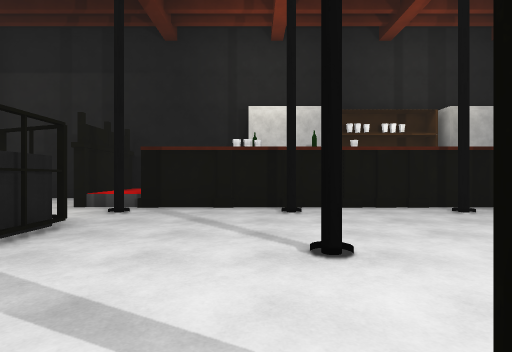
View 1 (above)

17 first-person views from a walk through a 3-D level made in the Unity game engine. The camera is 1.3 m above the floor, looks level and sees 80° across. The floor is counted in squares, 2 m on a side. Each view is taken from the middle of a square. On the plan, view 1 faces up. The plan holds only what a view shows up to about 10 squares ahead; the rest is blank. The place goes on beyond the plan. Some animated figures are left out. Surface patterns are stand-ins for the level's own textures.

View 2
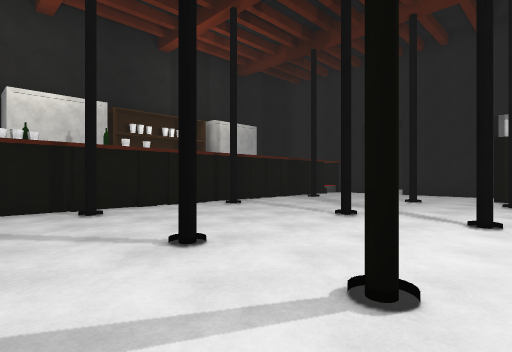

View 3
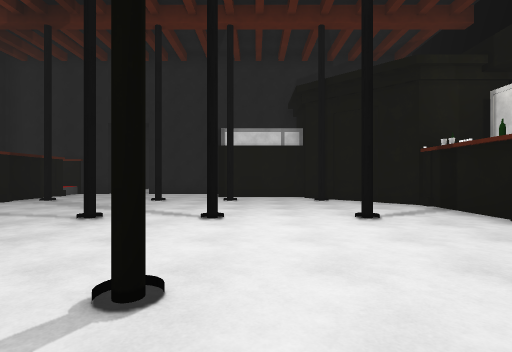

View 4
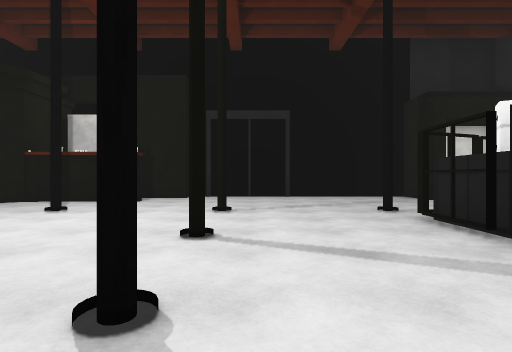

View 5
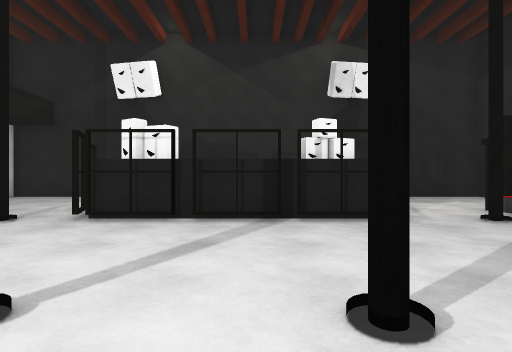

View 6
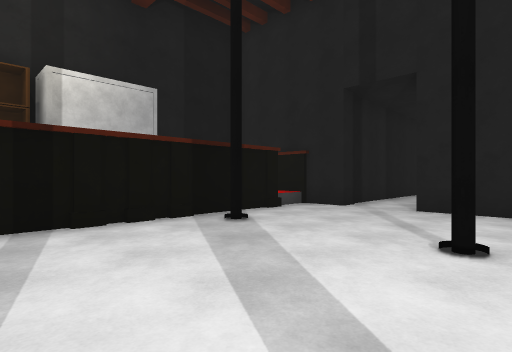

View 7
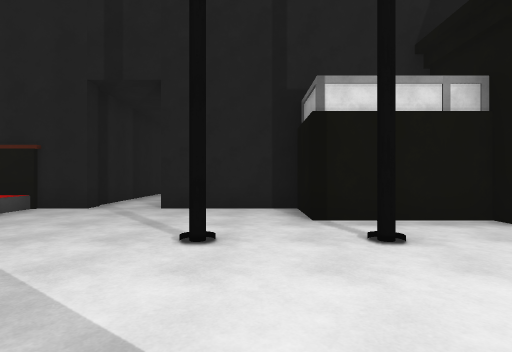

View 8
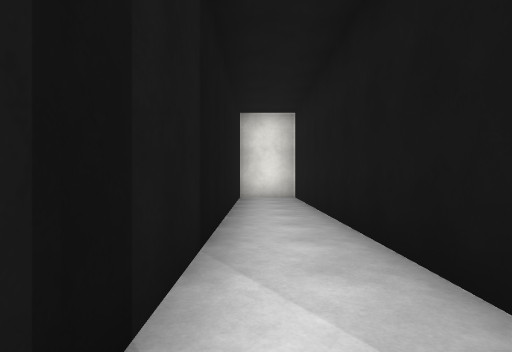

View 9
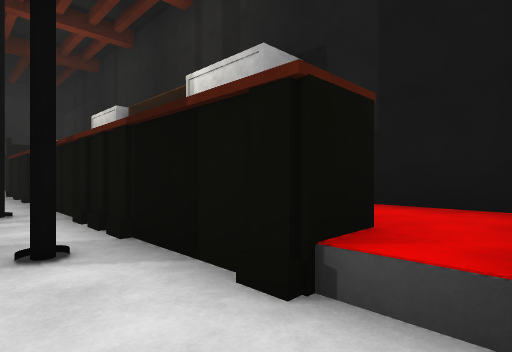

View 10
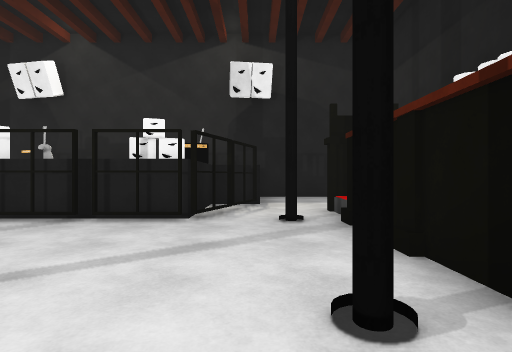

View 11
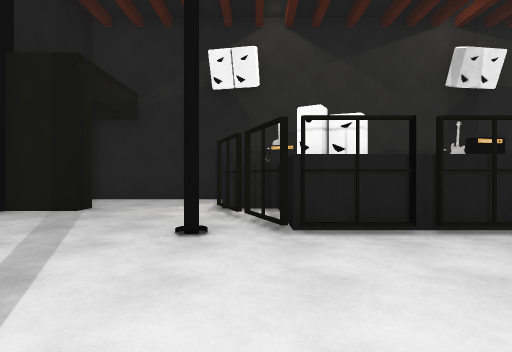

View 12
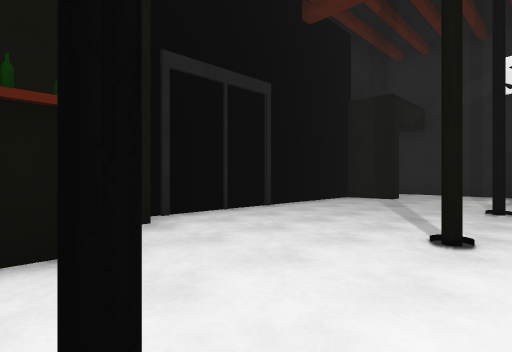

View 13
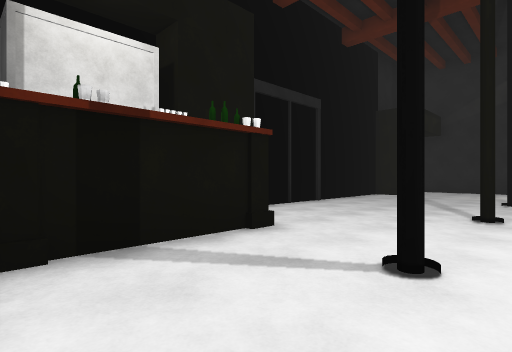

View 14
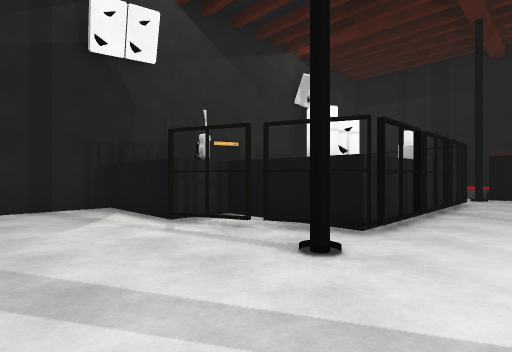

View 15
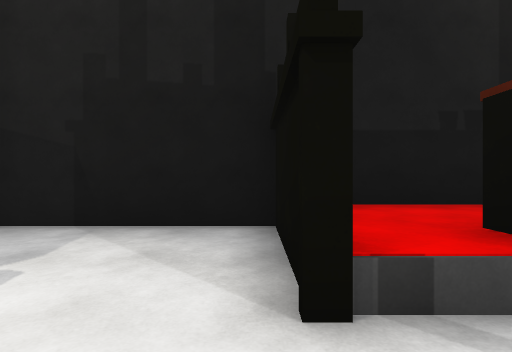

View 16
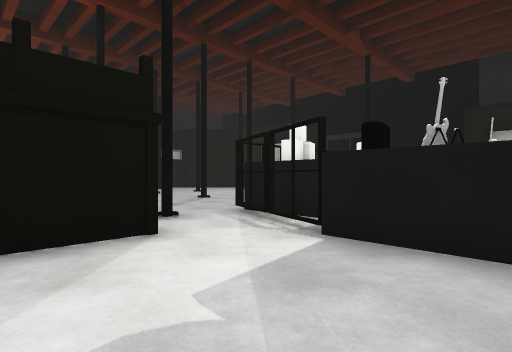

View 17
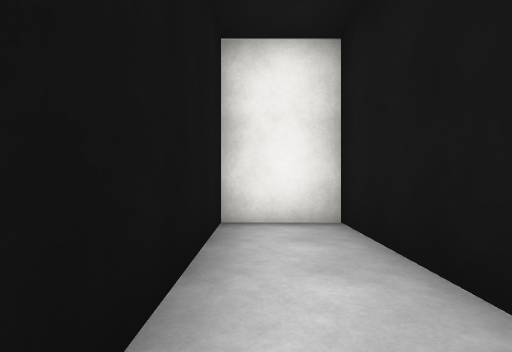

### Floor plan
Key: @ floor where view 1 was taken; # wall or solid block; x gap in a wall; . floor; / step, stairs or slope; = window, fence, low wall or low ledge; ^ raised ledge; F fridge; B bottle; G guitar; O other object.
Columns run from 8 left of view 1 to 20 right of it. Each row starts with its distance up from view 1.
  9 ########FF      ###
  8 #....=^   F  F F ^^
  7 #....^###########x^
  6 #........///////..###########
  5 ####...........#............#
  4   GO##......................#
  3   O  #...#..#..#..###########
  2      #............#
  1      #...#..#..#.##
  0   G^^#..@........#
 -1 ##OO##...........#
 -2 #.....#..#..#..###
 -3 #..............#
 -4 #..........OBO##
 -5 #..#......##
 -6 ###########

Where each view was taken, in squares from view 1:
view 1: 0 up, 0 right, facing up
view 2: 0 up, 1 left, facing up-right
view 3: 0 up, 1 left, facing right
view 4: 4 up, 0 right, facing down
view 5: 2 up, 2 right, facing left
view 6: 2 up, 4 right, facing up-right
view 7: 2 up, 4 right, facing right
view 8: 5 up, 10 right, facing right
view 9: 5 up, 10 right, facing up-left
view 10: 5 up, 2 right, facing left
view 11: 1 down, 1 right, facing left
view 12: 1 down, 4 right, facing down-left
view 13: 1 down, 6 right, facing down-left
view 14: 4 down, 1 left, facing up-left
view 15: 5 up, 4 left, facing up
view 16: 8 up, 7 left, facing down-right
view 17: 5 up, 15 right, facing right
